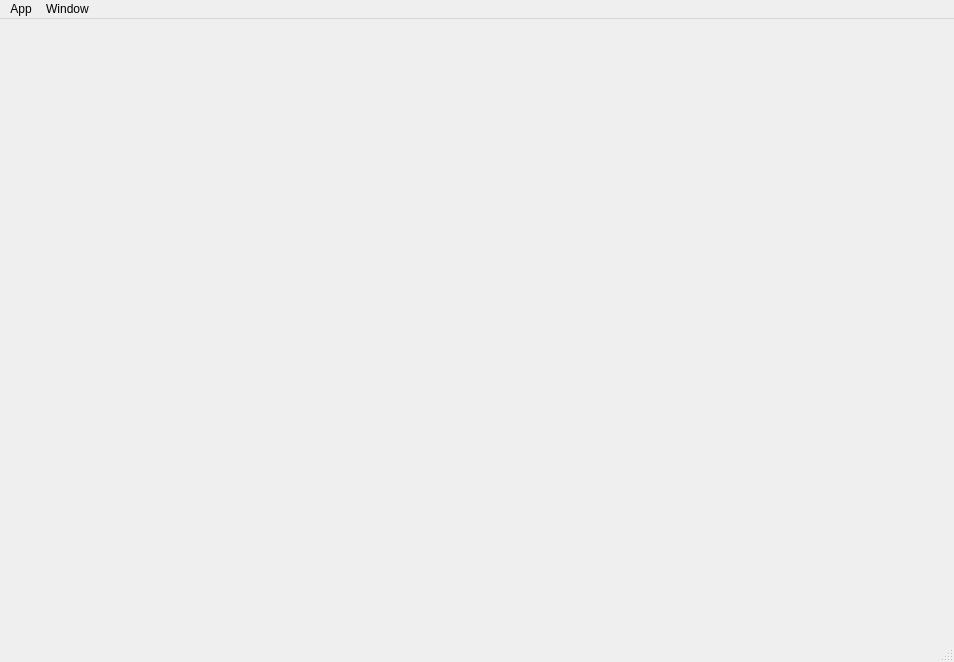
<?xml version="1.0" encoding="UTF-8"?>
<ui version="4.0">
 <class>MainWindow</class>
 <widget class="QMainWindow" name="MainWindow">
  <property name="geometry">
   <rect>
    <x>0</x>
    <y>0</y>
    <width>954</width>
    <height>662</height>
   </rect>
  </property>
  <property name="windowTitle">
   <string>MainWindow</string>
  </property>
  <widget class="QWidget" name="centralwidget">
   <layout class="QGridLayout" name="gridLayout">
    <item row="0" column="2" rowspan="2">
     <widget class="Marcador" name="marcador" native="true"/>
    </item>
    <item row="0" column="1" rowspan="2">
     <widget class="Wheel" name="wheel" native="true">
      <property name="sizePolicy">
       <sizepolicy hsizetype="Preferred" vsizetype="Preferred">
        <horstretch>2</horstretch>
        <verstretch>0</verstretch>
       </sizepolicy>
      </property>
      <widget class="QWidget" name="widget" native="true">
       <property name="geometry">
        <rect>
         <x>130</x>
         <y>190</y>
         <width>691</width>
         <height>161</height>
        </rect>
       </property>
      </widget>
     </widget>
    </item>
   </layout>
  </widget>
  <widget class="QMenuBar" name="menubar">
   <property name="geometry">
    <rect>
     <x>0</x>
     <y>0</y>
     <width>954</width>
     <height>25</height>
    </rect>
   </property>
   <widget class="QMenu" name="menuSettings">
    <property name="title">
     <string>App</string>
    </property>
    <addaction name="actionNewGroup"/>
    <addaction name="actionDeleteGroup"/>
    <addaction name="separator"/>
    <addaction name="actionProperties"/>
   </widget>
   <widget class="QMenu" name="menuWindow">
    <property name="title">
     <string>Window</string>
    </property>
    <addaction name="actionFullScreen"/>
    <addaction name="actionTimer"/>
   </widget>
   <addaction name="menuSettings"/>
   <addaction name="menuWindow"/>
  </widget>
  <widget class="QStatusBar" name="statusbar"/>
  <action name="actionSettings">
   <property name="text">
    <string>Settings</string>
   </property>
  </action>
  <action name="actionNewGroup">
   <property name="text">
    <string>Afegir Grup</string>
   </property>
  </action>
  <action name="actionFullScreen">
   <property name="checkable">
    <bool>true</bool>
   </property>
   <property name="text">
    <string>Pantalla completa</string>
   </property>
  </action>
  <action name="actionTimer">
   <property name="text">
    <string>Cronòmetre</string>
   </property>
  </action>
  <action name="actionDeleteGroup">
   <property name="text">
    <string>Eliminar Grup</string>
   </property>
  </action>
  <action name="actionProperties">
   <property name="text">
    <string>Propietats</string>
   </property>
  </action>
 </widget>
 <customwidgets>
  <customwidget>
   <class>Wheel</class>
   <extends>QWidget</extends>
   <header>main_widgets/wheel.h</header>
   <container>1</container>
  </customwidget>
  <customwidget>
   <class>Marcador</class>
   <extends>QWidget</extends>
   <header>main_widgets/marcador.h</header>
   <container>1</container>
  </customwidget>
 </customwidgets>
 <resources/>
 <connections/>
</ui>
